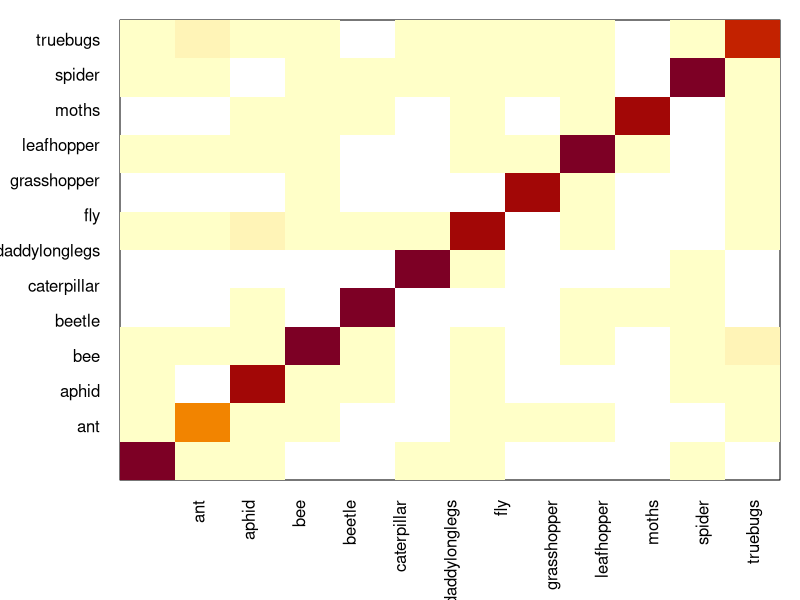

The R script that drew this image: (Note: this script raises an error after producing the figure.)
# Script for Identifying the types of errors made by citizen scientists in Caterpillars Count!

# Load libraries
library(dplyr)
library(tidyr)
library(stringr)
library(ggplot2)

# Read in raw data
arthro_sight = read.csv("2023-07-13_ExpertIdentification.csv")

# true_counts displays OriginalGroup:UpdatedGroup/StandardGroup:number of ID's with that pair according to those with a photo
true_counts = arthro_sight %>%
  # filter(PhotoURL != "") %>%
  group_by(OriginalGroup, StandardGroup) %>%
  summarize(number = n())
# true_counts = arthro_sight() %>%
#   group_by(OriginalGroup) %>%
#   summarise(number = n())

# total_counts shows total amount of OriginalGroup IDs 
total_counts = arthro_sight %>%
  # filter(PhotoURL != "") %>%
  group_by(OriginalGroup) %>%
  summarize(total_ID = n())

# use left_join() to compare total with proportion from true_counts
error_num = true_counts %>%
  group_by(OriginalGroup) %>% 
  left_join(total_counts, true_counts, by = c("OriginalGroup" = "OriginalGroup")) %>%
  mutate(rate = round((number / total_ID) * 100, 1)) %>%
  arrange(OriginalGroup, desc(rate)) #to see total desc rate (ie daddylonglegs are the least erroneously-ID'd arthropods) delete 'OriginalGroup' from arrange()


pivoted = error_num %>%
  select(OriginalGroup, StandardGroup, rate) %>%
  pivot_wider(names_from = StandardGroup, values_from = rate)

arthGroupsWeWant = c("ant", "aphid", "bee", "beetle", "caterpillar", 
                     "daddylonglegs", "fly", "grasshopper", "leafhopper",
                     "moths", "spider", "truebugs")

pivot2 = pivoted[pivoted$OriginalGroup %in% arthGroupsWeWant, 
                 arthGroupsWeWant] %>%
  mutate(OriginalGroup = arthGroupsWeWant) %>%
  select(OriginalGroup, ant:truebugs)

# image() plotting
par(mar = c(6, 6, 1, 1))

image(as.matrix(pivot2[, 2:ncol(pivot2)]), xaxt="n", yaxt="n")
mtext(arthGroupsWeWant, 1, at = (1:12)/12, las = 2, line = 1)
mtext(arthGroupsWeWant, 2, at = (1:12)/12, las = 1, line = 1)


?seq




# Stacked bar graphs

only_error_num = error_num %>%
  filter(OriginalGroup != StandardGroup)



stacked = ggplot(only_error_num, aes(fill=OriginalGroup, y=rate, x=StandardGroup)) + 
  geom_bar(position='stack', 
           stat = 'identity') + 
  labs(x = "Arthropod Group", 
       y = "Error Rate", 
       title = "Error Rate in Arthropod ID from Caterpillars Count!") +
  scale_fill_manual('Position', values=c('coral2', 'steelblue', 'pink', 'green', 'darkblue', 'turquoise', 'orange','green4', 'orange4','yellow', 'yellow3', 'pink4', 'darkturquoise', 'red')) + 
  theme(plot.title = element_text(hjust=0.5, size=10), 
        legend.text = element_text(size = 5), 
        legend.key.size = unit(2, 'mm'), 
        legend.title = element_text("testing"), 
        axis.text.x = element_text(size = 2.5))

grid = only_error_num %>%
  image(matrix('OriginalGroup', 'UpdatedGroup', 'rate'))
# 'z' must be a matrix ???


